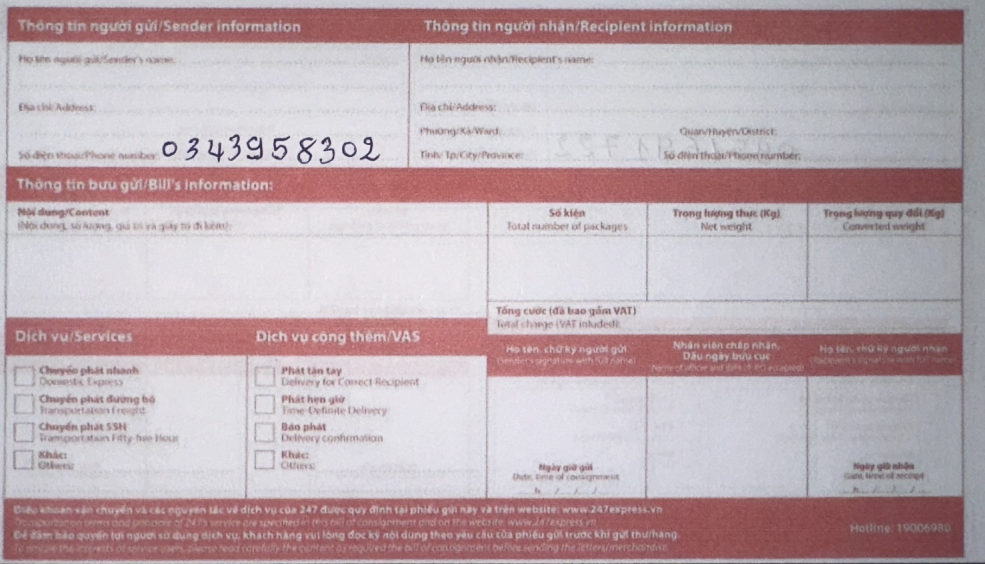
#> input picture data/test/0343958302.jpg, 2954 x 1691 px, found by its file name (shown at 1/3 size); its folder holds only this picture in this run
$ jupyter execute --allow-errors crop_img.ipynb   (older library calls are emulated)
#> lines starting #> are read from the running program, lines starting #| are printed output that depends on the picture; after the words box and inside, x2 and y2 are one past the last pixel; in counts of white or black regions, pixels touching at a corner belong together
#> further down, image is the input picture: shape (1691, 2954, 3); mean B, G, R 176.3, 171, 188.8
[cell 1]
import cv2
import numpy as np
import os
import matplotlib.pyplot as plt

[cell 2]
def plot(image, title):
    plt.imshow(image, cmap='gray')
    plt.axis('off')  # Tắt trục
    plt.title(title)  # Thêm tiêu đề
    plt.show()

[cell 3]
# Lấy đường viền các kí tự số
def contourExtraction(image):
    # Chuyển ảnh sang không gian màu HSV
    hsv_image = cv2.cvtColor(image, cv2.COLOR_BGR2HSV)
#> hsv_image: shape (1691, 2954, 3); mean H, S, V 130.3, 33.8, 192.4

    # Định nghĩa khoảng màu xanh dương trong không gian HSV
    lower_blue = np.array([100, 25, 25])
    upper_blue = np.array([140, 255, 255])

    # Tạo mặt nạ cho màu xanh dương
    blue_mask = cv2.inRange(hsv_image, lower_blue, upper_blue)
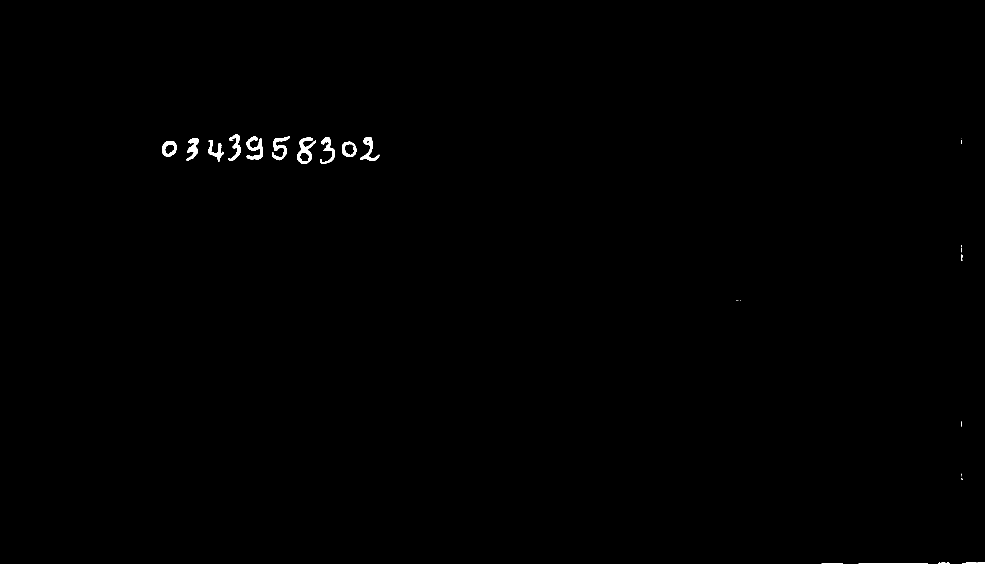
#> blue_mask: shape (1691, 2954) (shown at 1/3 size); 0.26% white; 27 white regions (10 under 20 px)

    # Tìm các contours của từng vùng màu xanh dương
    contours, _ = cv2.findContours(blue_mask, cv2.RETR_EXTERNAL, cv2.CHAIN_APPROX_SIMPLE)
#> contours = 27 contours, 12 with area under 20; largest, box (x1, y1, x2, y2) and area: (891, 412, 948, 492) 2149, (486, 424, 531, 470) 1568, (1026, 425, 1070, 471) 1534, (738, 409, 788, 480) 1390, (816, 409, 870, 481) 1176

    # Lọc các contour có kích thước nhỏ
    min_width = 10
    min_height = 25
    max_height = 150
    filtered_contours = [c for c in contours if cv2.boundingRect(c)[2] > min_width and min_height < cv2.boundingRect(c)[3] < max_height]
#> filtered_contours = 10 contours; largest, box (x1, y1, x2, y2) and area: (891, 412, 948, 492) 2149, (486, 424, 531, 470) 1568, (1026, 425, 1070, 471) 1534, (738, 409, 788, 480) 1390, (816, 409, 870, 481) 1176

    # Sắp xếp các contour theo diện tích (lấy các vùng lớn nhất)
    sorted_contours = sorted(filtered_contours, key=lambda c: cv2.contourArea(c), reverse=True)
#> sorted_contours has the same summary as filtered_contours

    # Giới hạn chỉ lấy 10 contour lớn nhất
    number_contours = sorted_contours[:10]
#> number_contours has the same summary as filtered_contours

    # Sắp xếp các contour theo trục x từ trái sang phải (vì đây là dãy số)
    number_contours = sorted(number_contours, key=lambda ctr: cv2.boundingRect(ctr)[0])

    return number_contours

[cell 4]
dataset_dir = "test"

for filename in os.listdir(dataset_dir):
    if filename.endswith('.jpg'):
    # Đường dẫn tới ảnh
        image_path = f"{dataset_dir}/{filename}"
        image = cv2.imread(image_path)
        image_name = os.path.splitext(os.path.basename(image_path))[0]

        # Thư mục để lưu các ảnh đã cắt
        cropped_folder = f"cropped_{dataset_dir}"
        if not os.path.exists(cropped_folder):
            os.makedirs(cropped_folder)

        number_contours = contourExtraction(image)
#> number_contours has the same summary as filtered_contours in contourExtraction

        # Đảm bảo rằng số contours và số ký tự trong image_name là như nhau
        if len(number_contours) != len(image_name):
            print(f"Warning: File {filename} has {len(number_contours)} contours but {len(image_name)} digits.")
            # for i, contour in enumerate(number_contours):
            #     # Tạo bounding box cho từng vùng contour
            #     x, y, w, h = cv2.boundingRect(contour)

            #     # Cắt vùng ảnh tương ứng
            #     cropped_image = image[y:y+h, x:x+w]

            #     # Tạo tên file cho ảnh đã cắt
            #     cropped_image_name = f"errol_{i}_{image_name}.jpg"

            #     # Đường dẫn đầy đủ để lưu ảnh
            #     save_path = os.path.join(cropped_folder, cropped_image_name)

            #     # Lưu ảnh đã cắt
            #     cv2.imwrite(save_path, cropped_image)
            #     print(f"Đã lưu ảnh đã cắt tại: {save_path}")
            continue
        # Lặp qua từng contour và cắt từng vùng ảnh
        for i, contour in enumerate(number_contours):
            # Tạo bounding box cho từng vùng contour
            x, y, w, h = cv2.boundingRect(contour)

            # Cắt vùng ảnh tương ứng
            cropped_image = image[y:y+h, x:x+w]

            # Tạo tên file cho ảnh đã cắt
            cropped_image_name = f"{image_name[i]}_{i}_{image_name}.jpg"

            # Đường dẫn đầy đủ để lưu ảnh
            save_path = os.path.join(cropped_folder, cropped_image_name)

            # Lưu ảnh đã cắt
            cv2.imwrite(save_path, cropped_image)
            print(f"Đã lưu ảnh đã cắt tại: {save_path}")
#> this loop made 10 passes
#> (x, y, w, h, cropped_image_name) on passes 1 to 10: (486, 424, 45, 46, '0_0_0343958302.jpg'), (558, 415, 38, 66, '3_1_0343958302.jpg'), (624, 420, 46, 65, '4_2_0343958302.jpg'), (684, 403, 38, 79, '3_3_0343958302.jpg'), (738, 409, 50, 71, '9_4_0343958302.jpg'), (816, 409, 54, 72, '5_5_0343958302.jpg'), (891, 412, 57, 80, '8_6_0343958302.jpg'), (960, 411, 44, 80, '3_7_0343958302.jpg'), (1026, 425, 44, 46, '0_8_0343958302.jpg'), (1080, 411, 58, 72, '2_9_0343958302.jpg')
#| Đã lưu ảnh đã cắt tại: cropped_test/0_0_0343958302.jpg
#| Đã lưu ảnh đã cắt tại: cropped_test/3_1_0343958302.jpg
#| Đã lưu ảnh đã cắt tại: cropped_test/4_2_0343958302.jpg
#| Đã lưu ảnh đã cắt tại: cropped_test/3_3_0343958302.jpg
#| Đã lưu ảnh đã cắt tại: cropped_test/9_4_0343958302.jpg
#| Đã lưu ảnh đã cắt tại: cropped_test/5_5_0343958302.jpg
#| Đã lưu ảnh đã cắt tại: cropped_test/8_6_0343958302.jpg
#| Đã lưu ảnh đã cắt tại: cropped_test/3_7_0343958302.jpg
#> (further printed lines are left out)
#> pass 1, `cropped_image = image[y:y+h, x:x+w]`:
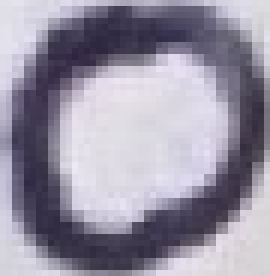
#> cropped_image: shape (46, 45, 3) (shown 6 times larger); mean B, G, R 163.5, 147.2, 152
#> pass 3, `cropped_image = image[y:y+h, x:x+w]`:
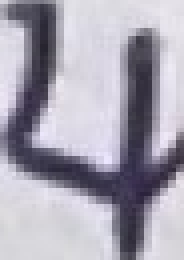
#> cropped_image: shape (65, 46, 3) (shown 4 times larger); mean B, G, R 177, 163.8, 167.4
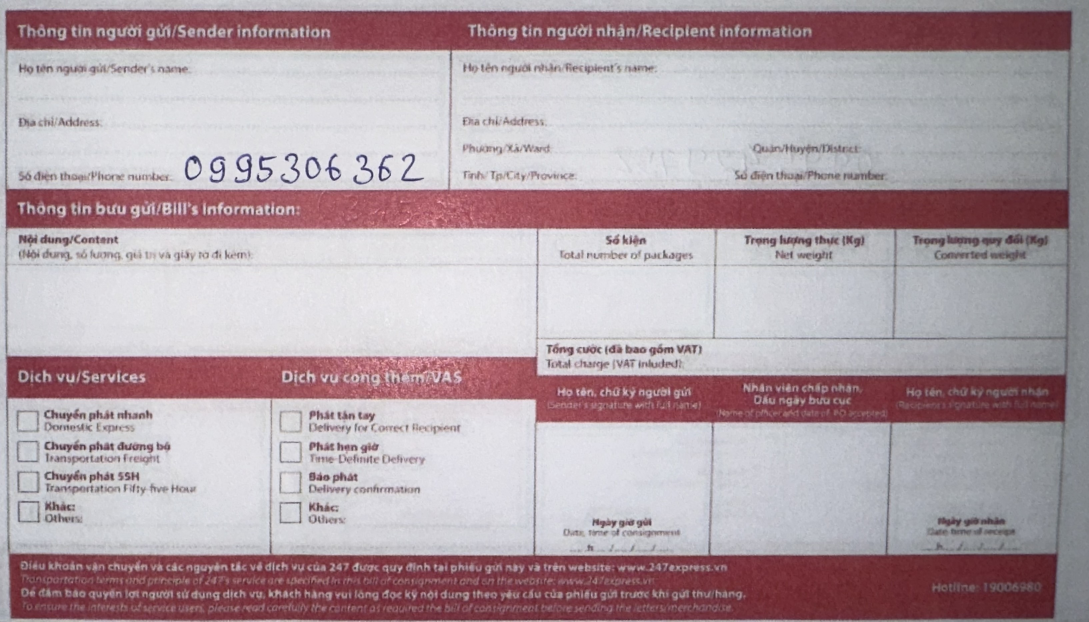
#> input picture data/train/0995306362.jpg, 3267 x 1864 px, found by its file name (shown at 1/3 size)
#> further down, img is the input picture: shape (1864, 3267, 3); mean B, G, R 165.2, 159, 176.5

[cell 5]
# Lấy đường viền các kí tự số
def contourExtraction_show(image):
    # Chuyển ảnh sang không gian màu HSV
    hsv_image = cv2.cvtColor(image, cv2.COLOR_BGR2HSV)
#> hsv_image: shape (1864, 3267, 3); mean H, S, V 135, 41.1, 180.3
    plot(hsv_image, "Ảnh sau khi chuyển sang không gian màu HSV")

    # Định nghĩa khoảng màu xanh dương trong không gian HSV
    lower_blue = np.array([100, 25, 25])
    upper_blue = np.array([140, 255, 255])

    # Tạo mặt nạ cho màu xanh dương
    blue_mask = cv2.inRange(hsv_image, lower_blue, upper_blue)
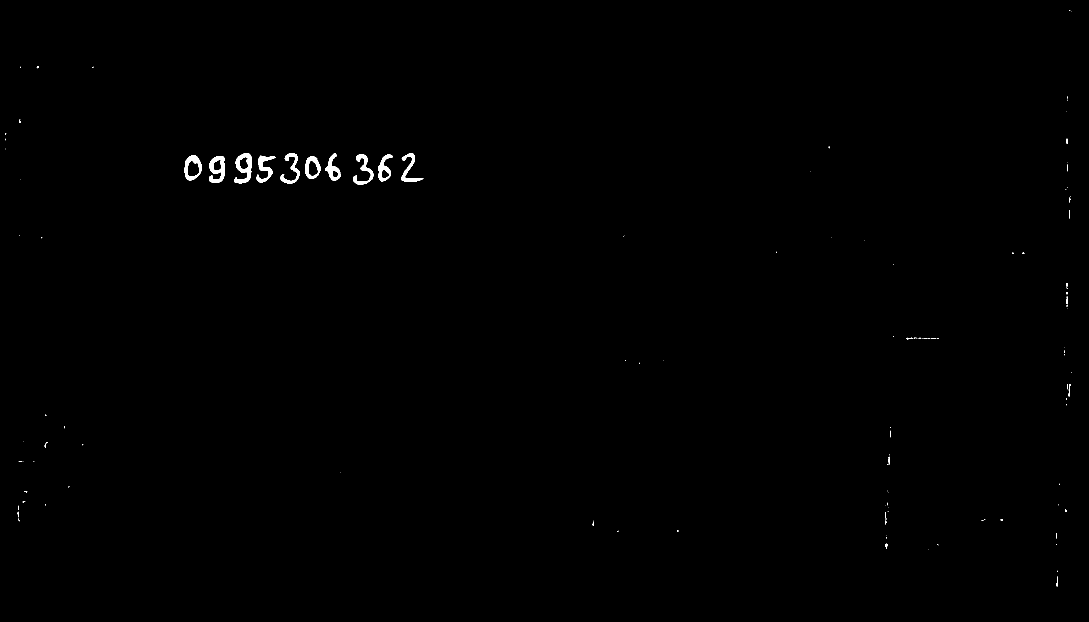
#> blue_mask: shape (1864, 3267) (shown at 1/3 size); 0.3% white; 148 white regions (116 under 20 px)
    plot(blue_mask, "Mặt nạ màu")

    # Tìm các contours của từng vùng màu xanh dương
    contours, _ = cv2.findContours(blue_mask, cv2.RETR_EXTERNAL, cv2.CHAIN_APPROX_SIMPLE)
#> contours = 148 contours, 134 with area under 20; largest, box (x1, y1, x2, y2) and area: (553, 465, 605, 542) 2899, (702, 460, 756, 550) 2852, (628, 468, 675, 549) 2536, (916, 470, 963, 537) 2326, (1134, 464, 1178, 544) 1788

    # Lọc các contour có kích thước nhỏ
    min_width = 10
    min_height = 25
    max_height = 150
    filtered_contours = [c for c in contours if cv2.boundingRect(c)[2] > min_width and min_height < cv2.boundingRect(c)[3] < max_height]
#> filtered_contours = 10 contours; largest, box (x1, y1, x2, y2) and area: (553, 465, 605, 542) 2899, (702, 460, 756, 550) 2852, (628, 468, 675, 549) 2536, (916, 470, 963, 537) 2326, (1134, 464, 1178, 544) 1788

    # Tạo ảnh với các contour đã lọc để quan sát
    filtered_image = image.copy()
    for c in filtered_contours:
        x, y, w, h = cv2.boundingRect(c)
        cv2.rectangle(filtered_image, (x, y), (x + w, y + h), (0, 255, 0), 2)
#> this loop made 10 passes
#> (x, y, w, h) on passes 1 to 10: (916, 470, 47, 67), (628, 468, 47, 81), (769, 467, 59, 81), (553, 465, 52, 77), (1134, 464, 44, 80), (1059, 463, 61, 91), (1203, 461, 67, 84), (975, 461, 48, 82), (702, 460, 54, 90), (841, 459, 58, 92)
    plot(filtered_image, "Các contour sau khi lọc theo kích thước")

    # Sắp xếp các contour theo diện tích (lấy các vùng lớn nhất)
    sorted_contours = sorted(filtered_contours, key=lambda c: cv2.contourArea(c), reverse=True)
#> sorted_contours has the same summary as filtered_contours

    # Giới hạn chỉ lấy 10 contour lớn nhất
    number_contours = sorted_contours[:10]
#> number_contours has the same summary as filtered_contours

    # Tạo ảnh với 10 contour lớn nhất để kiểm tra
    top_contours_image = image.copy()
    for c in number_contours:
        x, y, w, h = cv2.boundingRect(c)
        cv2.rectangle(top_contours_image, (x, y), (x + w, y + h), (255, 0, 0), 2)
#> this loop made 10 passes
    plot(top_contours_image, "10 contour lớn nhất được chọn")

    # Sắp xếp các contour theo trục x từ trái sang phải (vì đây là dãy số)
    number_contours = sorted(number_contours, key=lambda ctr: cv2.boundingRect(ctr)[0])

    # Tạo ảnh với các contour đã sắp xếp theo thứ tự từ trái sang phải
    sorted_image = image.copy()
    for c in number_contours:
        x, y, w, h = cv2.boundingRect(c)
        cv2.rectangle(sorted_image, (x, y), (x + w, y + h), (0, 0, 255), 2)
#> this loop made 10 passes
    plot(sorted_image, "Các kí tự sau khi áp dụng bộ lọc")

    return number_contours

[cell 6]
img_path = '0995306362.jpg'
img = cv2.imread(img_path, cv2.IMREAD_UNCHANGED)
plot(img, 'Ảnh ban đầu')
contourExtraction_show(img)
#> Out has the same summary as filtered_contours in contourExtraction_show
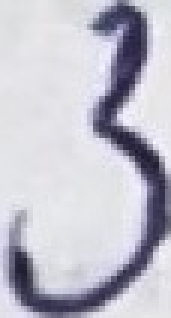
#> input picture data/cropped_test/3_1_0367520122.jpg, 57 x 106 px, found by its file name (shown 3 times larger)
#> further down, img2 is the input picture: shape (106, 57, 3); mean B, G, R 202.8, 191.6, 192.5

[cell 7]
from skimage.feature import hog
import cv2
import matplotlib.pyplot as plt

def visualize_hog(img):
    # Thay đổi kích thước ảnh cho phù hợp với HOG
    resized_img = cv2.resize(img, (64, 128))  # Chọn kích thước chuẩn
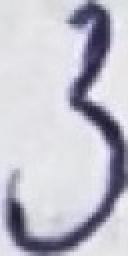
#> resized_img: shape (128, 64, 3) (shown 2 times larger); mean B, G, R 202.6, 191.4, 192.4
    #plot(resized_img, '')

    # Chuyển ảnh về xám nếu ảnh đang ở không gian màu BGR
    gray_img = cv2.cvtColor(resized_img, cv2.COLOR_BGR2GRAY)
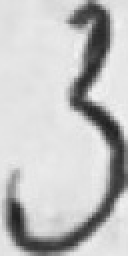
#> gray_img: shape (128, 64) (shown 2 times larger); min 32, max 243, mean 192.9
    #plot(gray_img, '')

    # Trích xuất đặc trưng HOG và hình ảnh HOG visualization
    hog_features, hog_image = hog(gray_img,
                                  orientations = 9,
                                  pixels_per_cell=(8, 8),
                                  cells_per_block=(4, 4),
                                  visualize=True,
                                  block_norm='L2-Hys')
#> hog_features = 9360 values, max 0.563 at index 5361, min 0 at index 1, mean 0.0421
    plot(hog_image, '')
#> in plot (call 7), `plt.show()`:
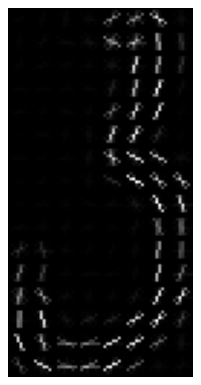
#> figure drawn by matplotlib, 1 panel
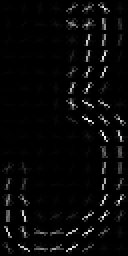
#> hog_image: shape (128, 64) float64 (shown 2 times larger); min 0, max 52.07, mean 1.7; drawn with min black and max white
img2_path = 'cropped_test/3_1_0367520122.jpg'
img2 = cv2.imread(img2_path)
#plot(img2, '')
visualize_hog(img2)
